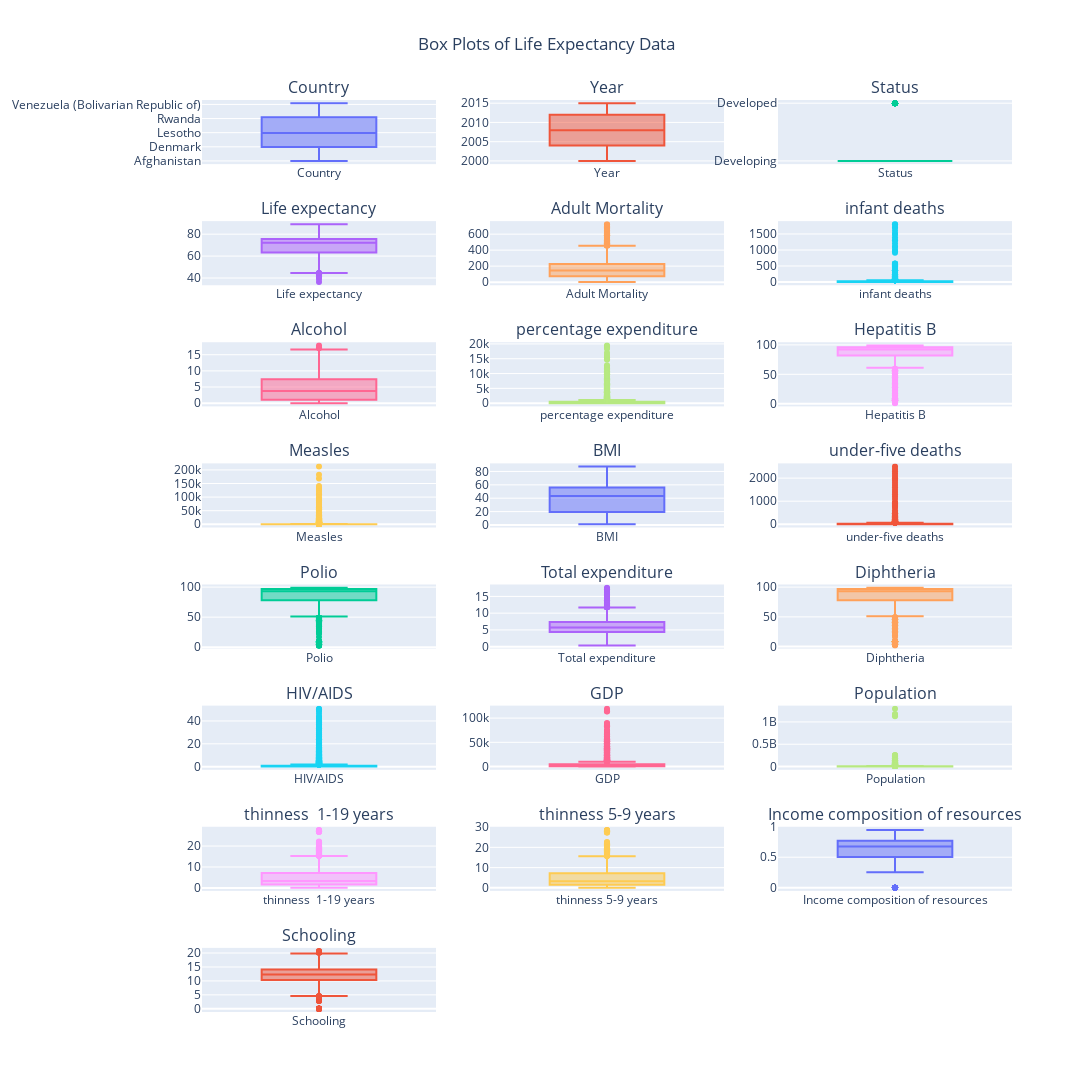

Notebook code for this chart:
### Markdown cell above
### 2. Exploring and Handling Outliers:
Outliers can significantly affect model performance, particularly in regression models. We deal with these outliers using boxplots for each feature and handle them by capping or transforming the data. This approach ensures that extreme values do not unduly influence the model.

### Code cell
# Number of columns for the grid
num_cols = 3

# Calculate the number of rows needed
num_rows = (len(life_expectancy_data.columns) + num_cols - 1) // num_cols

# Create a subplot grid
fig = make_subplots(rows=num_rows, cols=num_cols, subplot_titles=life_expectancy_data.columns)

# Loop through each column and create a box plot
for i, column in enumerate(life_expectancy_data.columns):
    row = (i // num_cols) + 1
    col = (i % num_cols) + 1
    
    # Create the box plot
    box_fig = px.box(life_expectancy_data, y=column)
    
    # Add the box plot to the grid
    fig.add_trace(
        go.Box(y=life_expectancy_data[column], name=column),
        row=row, col=col
    )

# Update layout to adjust the appearance
fig.update_layout(
    height=1400,  # Adjust height as needed
    width=1800,   # Adjust width as needed
    showlegend=False,  # Hide the legend
    title_text="Box Plots of Life Expectancy Data",
    title_x=0.5,  # Center the title
)

# Display the grid of box plots
fig.show()

### Figure 1 — Plotly figure (JSON) as saved in the notebook; plotly's stock layout.template omitted (floating-point values rounded to 4 significant figures; data arrays with more than 128 entries replaced by an {"elided": "..."} marker saying what was removed)
{"data": [{"name": "Country", "type": "box", "xaxis": "x", "y": {"elided": "2938 str values"}, "yaxis": "y"}, {"name": "Year", "type": "box", "xaxis": "x2", "y": {"elided": "2938 int values"}, "yaxis": "y2"}, {"name": "Status", "type": "box", "xaxis": "x3", "y": {"elided": "2938 str values"}, "yaxis": "y3"}, {"name": "Life expectancy", "type": "box", "xaxis": "x4", "y": {"elided": "2938 float values"}, "yaxis": "y4"}, {"name": "Adult Mortality", "type": "box", "xaxis": "x5", "y": {"elided": "2938 int values"}, "yaxis": "y5"}, {"name": "infant deaths", "type": "box", "xaxis": "x6", "y": {"elided": "2938 int values"}, "yaxis": "y6"}, {"name": "Alcohol", "type": "box", "xaxis": "x7", "y": {"elided": "2938 float values"}, "yaxis": "y7"}, {"name": "percentage expenditure", "type": "box", "xaxis": "x8", "y": {"elided": "2938 float values"}, "yaxis": "y8"}, {"name": "Hepatitis B", "type": "box", "xaxis": "x9", "y": {"elided": "2938 int values"}, "yaxis": "y9"}, {"name": "Measles", "type": "box", "xaxis": "x10", "y": {"elided": "2938 int values"}, "yaxis": "y10"}, {"name": "BMI", "type": "box", "xaxis": "x11", "y": {"elided": "2938 float values"}, "yaxis": "y11"}, {"name": "under-five deaths", "type": "box", "xaxis": "x12", "y": {"elided": "2938 int values"}, "yaxis": "y12"}, {"name": "Polio", "type": "box", "xaxis": "x13", "y": {"elided": "2938 int values"}, "yaxis": "y13"}, {"name": "Total expenditure", "type": "box", "xaxis": "x14", "y": {"elided": "2938 float values"}, "yaxis": "y14"}, {"name": "Diphtheria", "type": "box", "xaxis": "x15", "y": {"elided": "2938 int values"}, "yaxis": "y15"}, {"name": "HIV/AIDS", "type": "box", "xaxis": "x16", "y": {"elided": "2938 float values"}, "yaxis": "y16"}, {"name": "GDP", "type": "box", "xaxis": "x17", "y": {"elided": "2938 float values"}, "yaxis": "y17"}, {"name": "Population", "type": "box", "xaxis": "x18", "y": {"elided": "2938 float values"}, "yaxis": "y18"}, {"name": "thinness  1-19 years", "type": "box", "xaxis": "x19", "y": {"elided": "2938 float values"}, "yaxis": "y19"}, {"name": "thinness 5-9 years", "type": "box", "xaxis": "x20", "y": {"elided": "2938 float values"}, "yaxis": "y20"}, {"name": "Income composition of resources", "type": "box", "xaxis": "x21", "y": {"elided": "2938 float values"}, "yaxis": "y21"}, {"name": "Schooling", "type": "box", "xaxis": "x22", "y": {"elided": "2938 float values"}, "yaxis": "y22"}], "layout": {"annotations": [{"font": {"size": 16}, "showarrow": false, "text": "Country", "x": 0.1444, "xanchor": "center", "xref": "paper", "y": 1, "yanchor": "bottom", "yref": "paper"}, {"font": {"size": 16}, "showarrow": false, "text": "Year", "x": 0.5, "xanchor": "center", "xref": "paper", "y": 1, "yanchor": "bottom", "yref": "paper"}, {"font": {"size": 16}, "showarrow": false, "text": "Status", "x": 0.8556, "xanchor": "center", "xref": "paper", "y": 1, "yanchor": "bottom", "yref": "paper"}, {"font": {"size": 16}, "showarrow": false, "text": "Life expectancy", "x": 0.1444, "xanchor": "center", "xref": "paper", "y": 0.8672, "yanchor": "bottom", "yref": "paper"}, {"font": {"size": 16}, "showarrow": false, "text": "Adult Mortality", "x": 0.5, "xanchor": "center", "xref": "paper", "y": 0.8672, "yanchor": "bottom", "yref": "paper"}, {"font": {"size": 16}, "showarrow": false, "text": "infant deaths", "x": 0.8556, "xanchor": "center", "xref": "paper", "y": 0.8672, "yanchor": "bottom", "yref": "paper"}, {"font": {"size": 16}, "showarrow": false, "text": "Alcohol", "x": 0.1444, "xanchor": "center", "xref": "paper", "y": 0.7344, "yanchor": "bottom", "yref": "paper"}, {"font": {"size": 16}, "showarrow": false, "text": "percentage expenditure", "x": 0.5, "xanchor": "center", "xref": "paper", "y": 0.7344, "yanchor": "bottom", "yref": "paper"}, {"font": {"size": 16}, "showarrow": false, "text": "Hepatitis B", "x": 0.8556, "xanchor": "center", "xref": "paper", "y": 0.7344, "yanchor": "bottom", "yref": "paper"}, {"font": {"size": 16}, "showarrow": false, "text": "Measles", "x": 0.1444, "xanchor": "center", "xref": "paper", "y": 0.6016, "yanchor": "bottom", "yref": "paper"}, {"font": {"size": 16}, "showarrow": false, "text": "BMI", "x": 0.5, "xanchor": "center", "xref": "paper", "y": 0.6016, "yanchor": "bottom", "yref": "paper"}, {"font": {"size": 16}, "showarrow": false, "text": "under-five deaths", "x": 0.8556, "xanchor": "center", "xref": "paper", "y": 0.6016, "yanchor": "bottom", "yref": "paper"}, {"font": {"size": 16}, "showarrow": false, "text": "Polio", "x": 0.1444, "xanchor": "center", "xref": "paper", "y": 0.4688, "yanchor": "bottom", "yref": "paper"}, {"font": {"size": 16}, "showarrow": false, "text": "Total expenditure", "x": 0.5, "xanchor": "center", "xref": "paper", "y": 0.4688, "yanchor": "bottom", "yref": "paper"}, {"font": {"size": 16}, "showarrow": false, "text": "Diphtheria", "x": 0.8556, "xanchor": "center", "xref": "paper", "y": 0.4688, "yanchor": "bottom", "yref": "paper"}, {"font": {"size": 16}, "showarrow": false, "text": "HIV/AIDS", "x": 0.1444, "xanchor": "center", "xref": "paper", "y": 0.3359, "yanchor": "bottom", "yref": "paper"}, {"font": {"size": 16}, "showarrow": false, "text": "GDP", "x": 0.5, "xanchor": "center", "xref": "paper", "y": 0.3359, "yanchor": "bottom", "yref": "paper"}, {"font": {"size": 16}, "showarrow": false, "text": "Population", "x": 0.8556, "xanchor": "center", "xref": "paper", "y": 0.3359, "yanchor": "bottom", "yref": "paper"}, {"font": {"size": 16}, "showarrow": false, "text": "thinness  1-19 years", "x": 0.1444, "xanchor": "center", "xref": "paper", "y": 0.2031, "yanchor": "bottom", "yref": "paper"}, {"font": {"size": 16}, "showarrow": false, "text": "thinness 5-9 years", "x": 0.5, "xanchor": "center", "xref": "paper", "y": 0.2031, "yanchor": "bottom", "yref": "paper"}, {"font": {"size": 16}, "showarrow": false, "text": "Income composition of resources", "x": 0.8556, "xanchor": "center", "xref": "paper", "y": 0.2031, "yanchor": "bottom", "yref": "paper"}, {"font": {"size": 16}, "showarrow": false, "text": "Schooling", "x": 0.1444, "xanchor": "center", "xref": "paper", "y": 0.07031, "yanchor": "bottom", "yref": "paper"}], "height": 1400, "showlegend": false, "title": {"text": "Box Plots of Life Expectancy Data", "x": 0.5}, "width": 1800, "xaxis": {"anchor": "y", "domain": [0, 0.2889]}, "xaxis10": {"anchor": "y10", "domain": [0, 0.2889]}, "xaxis11": {"anchor": "y11", "domain": [0.3556, 0.6444]}, "xaxis12": {"anchor": "y12", "domain": [0.7111, 1]}, "xaxis13": {"anchor": "y13", "domain": [0, 0.2889]}, "xaxis14": {"anchor": "y14", "domain": [0.3556, 0.6444]}, "xaxis15": {"anchor": "y15", "domain": [0.7111, 1]}, "xaxis16": {"anchor": "y16", "domain": [0, 0.2889]}, "xaxis17": {"anchor": "y17", "domain": [0.3556, 0.6444]}, "xaxis18": {"anchor": "y18", "domain": [0.7111, 1]}, "xaxis19": {"anchor": "y19", "domain": [0, 0.2889]}, "xaxis2": {"anchor": "y2", "domain": [0.3556, 0.6444]}, "xaxis20": {"anchor": "y20", "domain": [0.3556, 0.6444]}, "xaxis21": {"anchor": "y21", "domain": [0.7111, 1]}, "xaxis22": {"anchor": "y22", "domain": [0, 0.2889]}, "xaxis23": {"anchor": "y23", "domain": [0.3556, 0.6444]}, "xaxis24": {"anchor": "y24", "domain": [0.7111, 1]}, "xaxis3": {"anchor": "y3", "domain": [0.7111, 1]}, "xaxis4": {"anchor": "y4", "domain": [0, 0.2889]}, "xaxis5": {"anchor": "y5", "domain": [0.3556, 0.6444]}, "xaxis6": {"anchor": "y6", "domain": [0.7111, 1]}, "xaxis7": {"anchor": "y7", "domain": [0, 0.2889]}, "xaxis8": {"anchor": "y8", "domain": [0.3556, 0.6444]}, "xaxis9": {"anchor": "y9", "domain": [0.7111, 1]}, "yaxis": {"anchor": "x", "domain": [0.9297, 1]}, "yaxis10": {"anchor": "x10", "domain": [0.5312, 0.6016]}, "yaxis11": {"anchor": "x11", "domain": [0.5312, 0.6016]}, "yaxis12": {"anchor": "x12", "domain": [0.5312, 0.6016]}, "yaxis13": {"anchor": "x13", "domain": [0.3984, 0.4688]}, "yaxis14": {"anchor": "x14", "domain": [0.3984, 0.4688]}, "yaxis15": {"anchor": "x15", "domain": [0.3984, 0.4688]}, "yaxis16": {"anchor": "x16", "domain": [0.2656, 0.3359]}, "yaxis17": {"anchor": "x17", "domain": [0.2656, 0.3359]}, "yaxis18": {"anchor": "x18", "domain": [0.2656, 0.3359]}, "yaxis19": {"anchor": "x19", "domain": [0.1328, 0.2031]}, "yaxis2": {"anchor": "x2", "domain": [0.9297, 1]}, "yaxis20": {"anchor": "x20", "domain": [0.1328, 0.2031]}, "yaxis21": {"anchor": "x21", "domain": [0.1328, 0.2031]}, "yaxis22": {"anchor": "x22", "domain": [0, 0.07031]}, "yaxis23": {"anchor": "x23", "domain": [0, 0.07031]}, "yaxis24": {"anchor": "x24", "domain": [0, 0.07031]}, "yaxis3": {"anchor": "x3", "domain": [0.9297, 1]}, "yaxis4": {"anchor": "x4", "domain": [0.7969, 0.8672]}, "yaxis5": {"anchor": "x5", "domain": [0.7969, 0.8672]}, "yaxis6": {"anchor": "x6", "domain": [0.7969, 0.8672]}, "yaxis7": {"anchor": "x7", "domain": [0.6641, 0.7344]}, "yaxis8": {"anchor": "x8", "domain": [0.6641, 0.7344]}, "yaxis9": {"anchor": "x9", "domain": [0.6641, 0.7344]}}}
